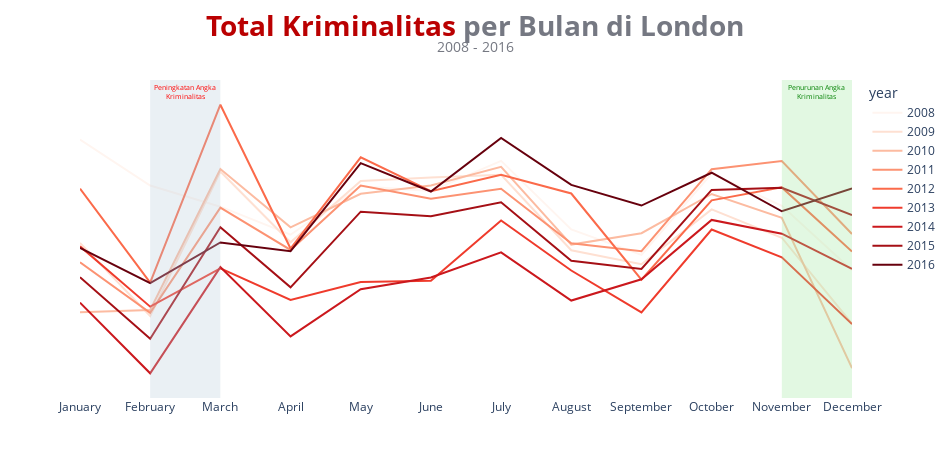

This figure's notebook cell:
### Markdown cell above
<a id="F.2."></a>
## <b>F.2. <span style='color:#F6F193'>Bagaimana Pola Tindak Kriminal di London Tiap Bulannya selama tahun 2008-2016?</span></b>

### Code cell
total_crime_over_times = data_crime.groupby(['year', 'month_name'], as_index = False).agg(
    total_crime = ('value', 'sum')
)

total_crime_over_times['presentase'] = total_crime_over_times['total_crime'].pct_change().round(4) * 100
total_crime_over_times['presentase'] = total_crime_over_times['presentase'].map(lambda x: f'{x:.2f}%')

fig = px.line(
    data_frame = total_crime_over_times,
    x = 'month_name',
    y = 'total_crime',
    color = 'year',
    color_discrete_sequence = px.colors.sequential.Reds,
    hover_data = ['presentase', 'year']
)

fig.add_shape(
    type = 'rect',
    x0 = 'February',
    y0 = total_crime_over_times['total_crime'].min() - 1500,
    x1 = 'March',
    y1 = total_crime_over_times['total_crime'].max() + 1500,
    line_width = 0,
    label = dict(
        text = 'Peningkatan Angka<br>Kriminalitas',
        textposition = 'top center',
        font = dict(
            size = 7,
            color = 'red'
        )
    ),
    fillcolor = '#BACDDB',
    opacity = 0.30,
)

fig.add_shape(
    type = 'rect',
    x0 = 'November',
    y0 = total_crime_over_times['total_crime'].min() - 1500,
    x1 = 'December',
    y1 = total_crime_over_times['total_crime'].max() + 1500,
    line_width = 0,
    label = dict(
        text = 'Penurunan Angka<br>Kriminalitas',
        textposition = 'top center',
        font = dict(
            size = 7,
            color = 'green'
        )
    ),
    fillcolor = '#9FE6A0',
    opacity = 0.30,
)

fig.update_layout(
    width = 950,
    height = 450,
    showlegend = True,
    plot_bgcolor = 'rgba(0, 0, 0, 0)',
    title = dict(
        text = f"<b><span style='color:#BA0001'>Total Kriminalitas</span> per Bulan di London</b><br><sup><sup>2008 - 2016</sup></sup>",
        font = dict(
            size = 28,
            color = '#757882'
        ),
        y = 0.92,
        x = 0.5
    ),
    xaxis = dict(
        title = ''
    ),
    yaxis = dict(
        title = '',
        showgrid = False,
        showline = False,
        showticklabels = False,
        zeroline = False,
    ),
    margin = dict(
        t = 80,
        b = 10,
        r = 20
    )
)

fig.update_traces(
    hovertemplate = '<b>%{x} %{customdata[1]}</b><br>Total Crime = %{y:.0f}<br>Growth MtD = %{customdata[0]}'
)


fig.show()

### Figure 1 — Plotly figure (JSON) as saved in the notebook; plotly's stock layout.template omitted (floating-point values rounded to 4 significant figures)
{"data": [{"customdata": [["nan%", "2008"], ["-4.27%", "2008"], ["-2.05%", "2008"], ["-2.78%", "2008"], ["4.94%", "2008"], ["-0.47%", "2008"], ["2.95%", "2008"], ["-6.50%", "2008"], ["-2.58%", "2008"], ["8.46%", "2008"], ["-3.09%", "2008"], ["-6.36%", "2008"]], "hovertemplate": "<b>%{x} %{customdata[1]}</b><br>Total Crime = %{y:.0f}<br>Growth MtD = %{customdata[0]}", "legendgroup": "2008", "line": {"color": "rgb(255,245,240)", "dash": "solid"}, "marker": {"symbol": "circle"}, "mode": "lines", "name": "2008", "orientation": "v", "showlegend": true, "type": "scatter", "x": ["January", "February", "March", "April", "May", "June", "July", "August", "September", "October", "November", "December"], "xaxis": "x", "y": [65419, 62626, 61343, 59640, 62587, 62290, 64126, 59959, 58414, 63354, 61395, 57488], "yaxis": "y"}, {"customdata": [["2.88%", "2009"], ["-7.50%", "2009"], ["16.04%", "2009"], ["-6.78%", "2009"], ["6.28%", "2009"], ["0.35%", "2009"], ["0.26%", "2009"], ["-7.25%", "2009"], ["-1.44%", "2009"], ["5.75%", "2009"], ["-2.81%", "2009"], ["-8.78%", "2009"]], "hovertemplate": "<b>%{x} %{customdata[1]}</b><br>Total Crime = %{y:.0f}<br>Growth MtD = %{customdata[0]}", "legendgroup": "2009", "line": {"color": "rgb(254,224,210)", "dash": "solid"}, "marker": {"symbol": "circle"}, "mode": "lines", "name": "2009", "orientation": "v", "showlegend": true, "type": "scatter", "x": ["January", "February", "March", "April", "May", "June", "July", "August", "September", "October", "November", "December"], "xaxis": "x", "y": [59142, 54706, 63482, 59181, 62897, 63116, 63281, 58695, 57847, 61176, 59456, 54235], "yaxis": "y"}, {"customdata": [["1.29%", "2010"], ["0.25%", "2010"], ["15.54%", "2010"], ["-5.57%", "2010"], ["3.40%", "2010"], ["0.81%", "2010"], ["1.81%", "2010"], ["-7.41%", "2010"], ["1.17%", "2010"], ["3.99%", "2010"], ["-2.33%", "2010"], ["-15.05%", "2010"]], "hovertemplate": "<b>%{x} %{customdata[1]}</b><br>Total Crime = %{y:.0f}<br>Growth MtD = %{customdata[0]}", "legendgroup": "2010", "line": {"color": "rgb(252,187,161)", "dash": "solid"}, "marker": {"symbol": "circle"}, "mode": "lines", "name": "2010", "orientation": "v", "showlegend": true, "type": "scatter", "x": ["January", "February", "March", "April", "May", "June", "July", "August", "September", "October", "November", "December"], "xaxis": "x", "y": [54934, 55069, 63629, 60085, 62126, 62632, 63764, 59040, 59731, 62113, 60665, 51536], "yaxis": "y"}, {"customdata": [["12.48%", "2011"], ["-5.30%", "2011"], ["11.63%", "2011"], ["-4.19%", "2011"], ["6.67%", "2011"], ["-1.29%", "2011"], ["0.98%", "2011"], ["-5.30%", "2011"], ["-0.81%", "2011"], ["8.50%", "2011"], ["0.78%", "2011"], ["-6.92%", "2011"]], "hovertemplate": "<b>%{x} %{customdata[1]}</b><br>Total Crime = %{y:.0f}<br>Growth MtD = %{customdata[0]}", "legendgroup": "2011", "line": {"color": "rgb(252,146,114)", "dash": "solid"}, "marker": {"symbol": "circle"}, "mode": "lines", "name": "2011", "orientation": "v", "showlegend": true, "type": "scatter", "x": ["January", "February", "March", "April", "May", "June", "July", "August", "September", "October", "November", "December"], "xaxis": "x", "y": [57966, 54895, 61282, 58714, 62630, 61822, 62428, 59117, 58640, 63622, 64119, 59680], "yaxis": "y"}, {"customdata": [["4.62%", "2012"], ["-9.13%", "2012"], ["19.04%", "2012"], ["-12.94%", "2012"], ["9.43%", "2012"], ["-3.21%", "2012"], ["1.60%", "2012"], ["-1.80%", "2012"], ["-8.42%", "2012"], ["8.46%", "2012"], ["1.27%", "2012"], ["-6.23%", "2012"]], "hovertemplate": "<b>%{x} %{customdata[1]}</b><br>Total Crime = %{y:.0f}<br>Growth MtD = %{customdata[0]}", "legendgroup": "2012", "line": {"color": "rgb(251,106,74)", "dash": "solid"}, "marker": {"symbol": "circle"}, "mode": "lines", "name": "2012", "orientation": "v", "showlegend": true, "type": "scatter", "x": ["January", "February", "March", "April", "May", "June", "July", "August", "September", "October", "November", "December"], "xaxis": "x", "y": [62436, 56735, 67537, 58801, 64344, 62281, 63280, 62143, 56912, 61728, 62514, 58618], "yaxis": "y"}, {"customdata": [["0.54%", "2013"], ["-6.21%", "2013"], ["4.20%", "2013"], ["-3.32%", "2013"], ["1.95%", "2013"], ["0.13%", "2013"], ["6.46%", "2013"], ["-5.03%", "2013"], ["-4.43%", "2013"], ["9.16%", "2013"], ["-2.82%", "2013"], ["-6.96%", "2013"]], "hovertemplate": "<b>%{x} %{customdata[1]}</b><br>Total Crime = %{y:.0f}<br>Growth MtD = %{customdata[0]}", "legendgroup": "2013", "line": {"color": "rgb(239,59,44)", "dash": "solid"}, "marker": {"symbol": "circle"}, "mode": "lines", "name": "2013", "orientation": "v", "showlegend": true, "type": "scatter", "x": ["January", "February", "March", "April", "May", "June", "July", "August", "September", "October", "November", "December"], "xaxis": "x", "y": [58933, 55271, 57590, 55678, 56765, 56839, 60508, 57467, 54924, 59956, 58267, 54209], "yaxis": "y"}, {"customdata": [["2.41%", "2014"], ["-7.73%", "2014"], ["12.59%", "2014"], ["-7.29%", "2014"], ["5.35%", "2014"], ["1.26%", "2014"], ["2.67%", "2014"], ["-4.99%", "2014"], ["2.32%", "2014"], ["6.33%", "2014"], ["-1.38%", "2014"], ["-3.58%", "2014"]], "hovertemplate": "<b>%{x} %{customdata[1]}</b><br>Total Crime = %{y:.0f}<br>Growth MtD = %{customdata[0]}", "legendgroup": "2014", "line": {"color": "rgb(203,24,29)", "dash": "solid"}, "marker": {"symbol": "circle"}, "mode": "lines", "name": "2014", "orientation": "v", "showlegend": true, "type": "scatter", "x": ["January", "February", "March", "April", "May", "June", "July", "August", "September", "October", "November", "December"], "xaxis": "x", "y": [55515, 51222, 57669, 53467, 56327, 57039, 58564, 55641, 56933, 60537, 59704, 57565], "yaxis": "y"}, {"customdata": [["-0.89%", "2015"], ["-6.55%", "2015"], ["12.72%", "2015"], ["-6.08%", "2015"], ["8.14%", "2015"], ["-0.46%", "2015"], ["1.39%", "2015"], ["-5.76%", "2015"], ["-0.85%", "2015"], ["8.33%", "2015"], ["0.20%", "2015"], ["-2.64%", "2015"]], "hovertemplate": "<b>%{x} %{customdata[1]}</b><br>Total Crime = %{y:.0f}<br>Growth MtD = %{customdata[0]}", "legendgroup": "2015", "line": {"color": "rgb(165,15,21)", "dash": "solid"}, "marker": {"symbol": "circle"}, "mode": "lines", "name": "2015", "orientation": "v", "showlegend": true, "type": "scatter", "x": ["January", "February", "March", "April", "May", "June", "July", "August", "September", "October", "November", "December"], "xaxis": "x", "y": [57055, 53316, 60096, 56445, 61038, 60760, 61606, 58056, 57564, 62361, 62487, 60840], "yaxis": "y"}, {"customdata": [["-3.28%", "2016"], ["-3.65%", "2016"], ["4.36%", "2016"], ["-0.90%", "2016"], ["9.13%", "2016"], ["-2.70%", "2016"], ["5.23%", "2016"], ["-4.35%", "2016"], ["-2.00%", "2016"], ["3.25%", "2016"], ["-3.69%", "2016"], ["2.28%", "2016"]], "hovertemplate": "<b>%{x} %{customdata[1]}</b><br>Total Crime = %{y:.0f}<br>Growth MtD = %{customdata[0]}", "legendgroup": "2016", "line": {"color": "rgb(103,0,13)", "dash": "solid"}, "marker": {"symbol": "circle"}, "mode": "lines", "name": "2016", "orientation": "v", "showlegend": true, "type": "scatter", "x": ["January", "February", "March", "April", "May", "June", "July", "August", "September", "October", "November", "December"], "xaxis": "x", "y": [58847, 56697, 59167, 58637, 63990, 62262, 65519, 62666, 61412, 63405, 61064, 62455], "yaxis": "y"}], "layout": {"height": 450, "legend": {"title": {"text": "year"}, "tracegroupgap": 0}, "margin": {"b": 10, "r": 20, "t": 80}, "plot_bgcolor": "rgba(0, 0, 0, 0)", "shapes": [{"fillcolor": "#BACDDB", "label": {"font": {"color": "red", "size": 7}, "text": "Peningkatan Angka<br>Kriminalitas", "textposition": "top center"}, "line": {"width": 0}, "opacity": 0.3, "type": "rect", "x0": "February", "x1": "March", "y0": 49722, "y1": 69037}, {"fillcolor": "#9FE6A0", "label": {"font": {"color": "green", "size": 7}, "text": "Penurunan Angka<br>Kriminalitas", "textposition": "top center"}, "line": {"width": 0}, "opacity": 0.3, "type": "rect", "x0": "November", "x1": "December", "y0": 49722, "y1": 69037}], "showlegend": true, "title": {"font": {"color": "#757882", "size": 28}, "text": "<b><span style='color:#BA0001'>Total Kriminalitas</span> per Bulan di London</b><br><sup><sup>2008 - 2016</sup></sup>", "x": 0.5, "y": 0.92}, "width": 950, "xaxis": {"anchor": "y", "domain": [0, 1], "title": {"text": ""}}, "yaxis": {"anchor": "x", "domain": [0, 1], "showgrid": false, "showline": false, "showticklabels": false, "title": {"text": ""}, "zeroline": false}}}
